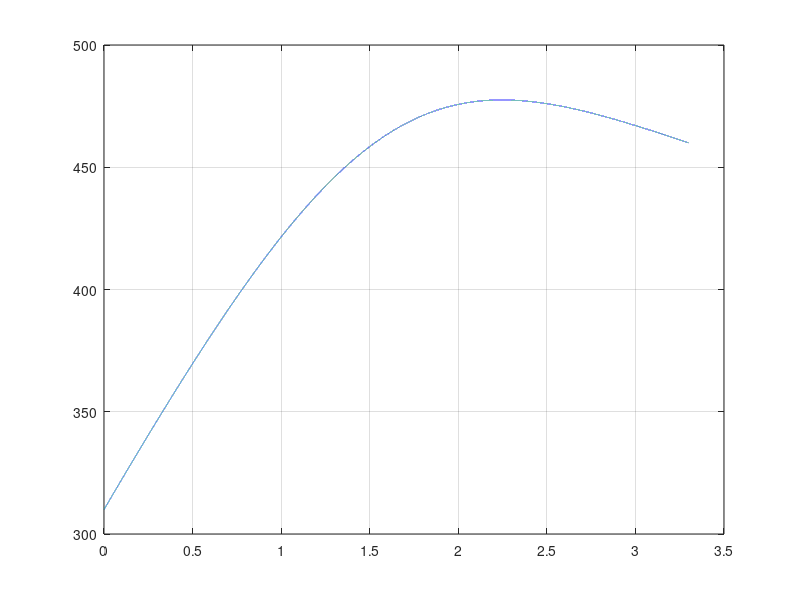

Write the MATLAB code that produced this figure.
clear all
close all
clc

L = 3.3;
N = 14;
T0 = 310;
TL = 460;

fel = 1;
a = 4;
tempNuvarande = 0;
iteration = 1;

while abs(fel)>1e-7 
    
    h = L/(N+1);
    xyttre = [0:h:L]';
    x = (xyttre(2:end-1));
    
    k =@(x) 3+x./5;
    f1 =@(w) (k(w)/(h^2))+ 1/(10*h);
    f2 =@(r) (-2*k(r))./(h^2);
    f3 =@(u) (k(u)/(h^2))-1/(10*h);
    
    A = [f3(xyttre(3:end)) f2(x) f1(xyttre(1:end-2))];

    
    %r = @(u) -3/(h^2) - u./(5*(h^2)) + 1/(10*h);
    %s = @(v) 6/(h^2) + (2*v)./(5*(h^2));
    %p = @(w) -1/(10*h) -3/(h^2) - w./(5*(h^2));
    
    A = spdiags(A, -1:1, N, N);
    
    Q = @(x) 265*exp(-((x-(L/2))).^2);
    
    b = -Q(x);
    b(1) = -Q(x(1))-f3(x(1))*T0;
    b(N) = -Q(x(1))-f1(x(N))*TL;
    
    T = A\b;
 
    
    tempNy = T(4*(2^iteration));
    index = 4*(2^iteration);
    
    xt = x(4*(2^iteration));
    
    fel = tempNy - tempNuvarande; 
    tempNuvarande = tempNy;
    N = N*2+1;
    iteration = iteration+1;
end

y = [T0;T;TL];

plot(xyttre, y); grid on;


% c
% Vi delar in 3.3 i 10 lika stora delar vilket s�ledes delar in intervallet
% i steg om 0.33 steg.
% Detta innebär att den sökta temperaturen vid x=2.31 återfinns
% vid det 7:e steget.
% Genom detta undviker man onödigt många iterationer.

% d)
% Anledningen till att det kan vara svårt att med denna metod avgöra den 
% maximala temperaturen i staven är att feltermen som avgår när vi nått
% vårt sökta värde kan ge missvisande svar då det inte går att skapa
% rätlinje genom denna punkt, då den ligger som en topp.


